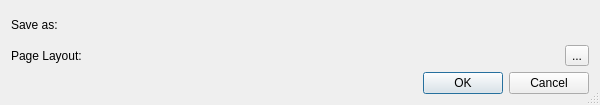
<?xml version="1.0" encoding="UTF-8"?>
<ui version="4.0">
 <class>PrintToPdfDialog</class>
 <widget class="QDialog" name="PrintToPdfDialog">
  <property name="geometry">
   <rect>
    <x>0</x>
    <y>0</y>
    <width>600</width>
    <height>105</height>
   </rect>
  </property>
  <property name="windowTitle">
   <string>Print to PDF</string>
  </property>
  <property name="sizeGripEnabled">
   <bool>true</bool>
  </property>
  <layout class="QVBoxLayout" name="verticalLayout">
   <item>
    <layout class="QGridLayout" name="gridLayout">
     <item row="0" column="0">
      <widget class="QLabel" name="label">
       <property name="text">
        <string>Save as:</string>
       </property>
      </widget>
     </item>
     <item row="0" column="1">
      <widget class="EricPathPicker" name="pdfFilePicker" native="true">
       <property name="sizePolicy">
        <sizepolicy hsizetype="Expanding" vsizetype="Preferred">
         <horstretch>0</horstretch>
         <verstretch>0</verstretch>
        </sizepolicy>
       </property>
       <property name="focusPolicy">
        <enum>Qt::StrongFocus</enum>
       </property>
       <property name="toolTip">
        <string>Enter the file name of the PDF document</string>
       </property>
      </widget>
     </item>
     <item row="1" column="0">
      <widget class="QLabel" name="label_2">
       <property name="text">
        <string>Page Layout:</string>
       </property>
      </widget>
     </item>
     <item row="1" column="1">
      <layout class="QHBoxLayout" name="horizontalLayout">
       <item>
        <widget class="QLabel" name="pageLayoutLabel">
         <property name="text">
          <string/>
         </property>
        </widget>
       </item>
       <item>
        <widget class="QToolButton" name="pageLayoutButton">
         <property name="toolTip">
          <string>Select the page layout via a dialog</string>
         </property>
         <property name="text">
          <string>...</string>
         </property>
        </widget>
       </item>
      </layout>
     </item>
    </layout>
   </item>
   <item>
    <widget class="QDialogButtonBox" name="buttonBox">
     <property name="orientation">
      <enum>Qt::Horizontal</enum>
     </property>
     <property name="standardButtons">
      <set>QDialogButtonBox::Cancel|QDialogButtonBox::Ok</set>
     </property>
    </widget>
   </item>
  </layout>
 </widget>
 <customwidgets>
  <customwidget>
   <class>EricPathPicker</class>
   <extends>QWidget</extends>
   <header>EricWidgets/EricPathPicker.h</header>
   <container>1</container>
  </customwidget>
 </customwidgets>
 <resources/>
 <connections>
  <connection>
   <sender>buttonBox</sender>
   <signal>accepted()</signal>
   <receiver>PrintToPdfDialog</receiver>
   <slot>accept()</slot>
   <hints>
    <hint type="sourcelabel">
     <x>248</x>
     <y>254</y>
    </hint>
    <hint type="destinationlabel">
     <x>157</x>
     <y>274</y>
    </hint>
   </hints>
  </connection>
  <connection>
   <sender>buttonBox</sender>
   <signal>rejected()</signal>
   <receiver>PrintToPdfDialog</receiver>
   <slot>reject()</slot>
   <hints>
    <hint type="sourcelabel">
     <x>316</x>
     <y>260</y>
    </hint>
    <hint type="destinationlabel">
     <x>286</x>
     <y>274</y>
    </hint>
   </hints>
  </connection>
 </connections>
</ui>
